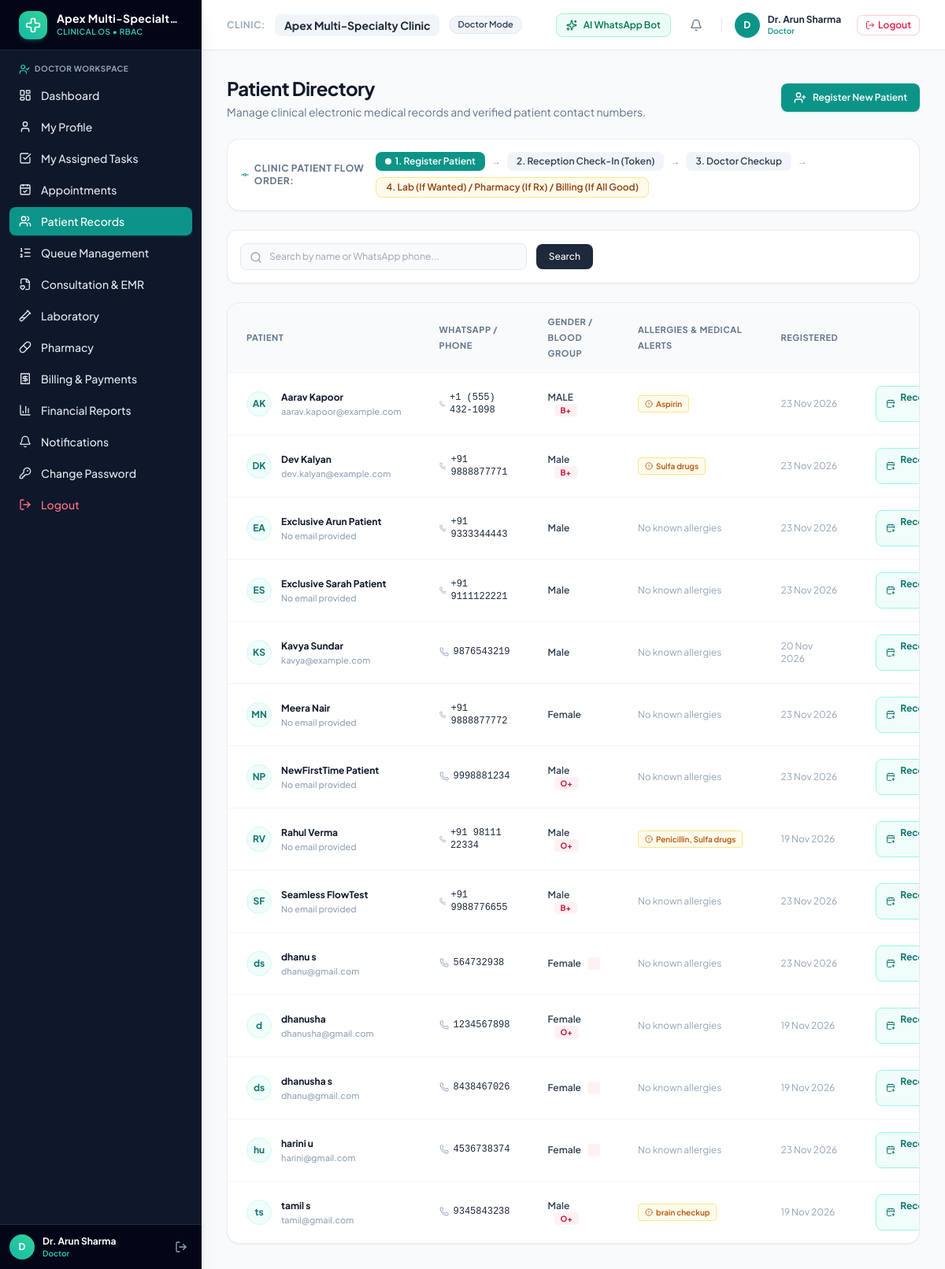
/patients/ (signed in), run on an earlier commit of the app's database.
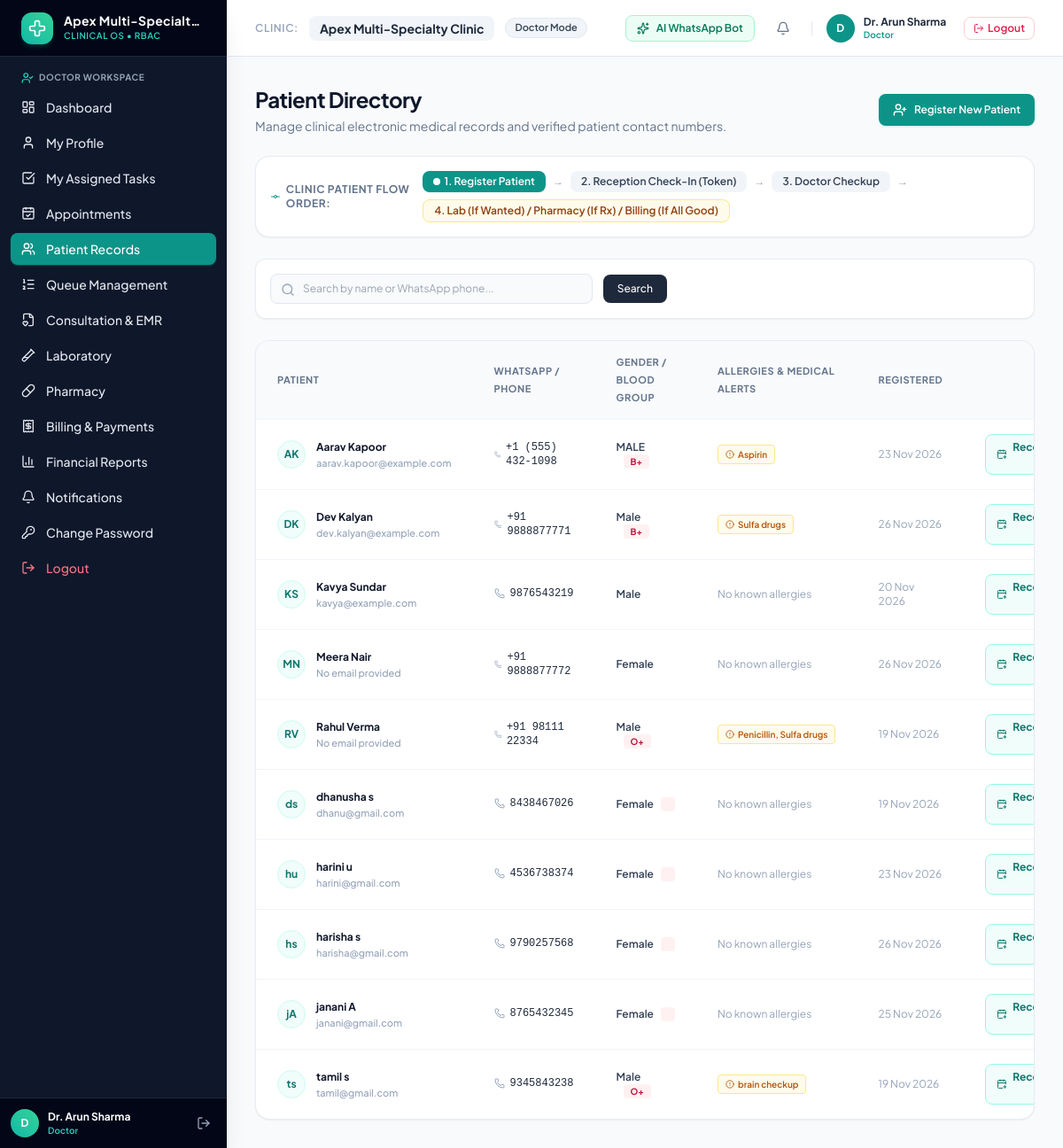
And on a later commit of the database.
### apps/patients/models.py (models this page shows, shortened)
class Patient(TimeStampedModel):
    GENDER_CHOICES = [
        ('M', 'Male'),
        ('F', 'Female'),
        ('O', 'Other'),
    ]
    BLOOD_GROUPS = [
        ('A+', 'A+'), ('A-', 'A-'),
        ('B+', 'B+'), ('B-', 'B-'),
        ('AB+', 'AB+'), ('AB-', 'AB-'),
        ('O+', 'O+'), ('O-', 'O-'),
        ('UNKNOWN', 'Unknown'),
    ]
    clinic = models.ForeignKey('clinics.Clinic', on_delete=models.CASCADE, related_name='patients')
    user = models.OneToOneField(User, on_delete=models.SET_NULL, null=True, blank=True, related_name='patient_record')
    patient_id = models.CharField(max_length=30, blank=True, db_index=True, help_text="Unique Patient MRN ID")
    first_name = models.CharField(max_length=100)
    last_name = models.CharField(max_length=100, blank=True)
    phone = models.CharField(max_length=20, db_index=True)
    email = models.EmailField(blank=True)
    date_of_birth = models.DateField(null=True, blank=True)
    gender = models.CharField(max_length=1, choices=GENDER_CHOICES, default='M')
    blood_group = models.CharField(max_length=10, choices=BLOOD_GROUPS, default='UNKNOWN')
    address = models.TextField(blank=True)
    emergency_contact_name = models.CharField(max_length=100, blank=True)
    emergency_contact_phone = models.CharField(max_length=20, blank=True)
    allergies = models.TextField(blank=True)
    chronic_conditions = models.TextField(blank=True)
    medical_notes = models.TextField(blank=True)
    @property
    def full_name(self):
        return f"{self.first_name} {self.last_name}".strip()
    class Meta:
        ordering = ['first_name', 'last_name']
        unique_together = ('clinic', 'phone')

### apps/patients/views.py (the view, shortened to what this page needs)
# urls.py: path('', patient_list, name='list'),
@role_required(['SUPER_ADMIN', 'CLINIC_ADMIN', 'DOCTOR', 'RECEPTIONIST', 'NURSE', 'PHARMACIST', 'LAB_TECH', 'ACCOUNTANT'])
def patient_list(request):
    clinic = Clinic.objects.first()
    search = request.GET.get('q', '').strip()
    patients = Patient.objects.filter(clinic=clinic)
    return render(request, 'patients/list.html', {
        'patients': patients,
        'search': search,
        'clinic': clinic
    })

### templates/patients/list.html (shortened to what the changed rows need)
{% extends 'base.html' %}
{% block content %}
<div class="space-y-6">
    <div class="flex flex-col sm:flex-row sm:items-center sm:justify-between gap-4">
        <div>
            <h2 class="text-2xl font-bold text-slate-900 tracking-tight">Patient Directory</h2>
        </div>
    </div>
    <div class="bg-white rounded-2xl border border-slate-200/80 shadow-sm overflow-hidden">
        <div class="overflow-x-auto">
            <table class="w-full text-left text-sm">
                <thead class="bg-slate-50 text-[11px] uppercase tracking-wider text-slate-500 font-semibold border-b border-slate-100">
                    <tr>
                        <th class="px-6 py-3.5">Patient</th>
                        <th class="px-6 py-3.5">WhatsApp / Phone</th>
                        <th class="px-6 py-3.5">Gender / Blood Group</th>
                        <th class="px-6 py-3.5">Allergies & Medical Alerts</th>
                        <th class="px-6 py-3.5">Registered</th>
                        <th class="px-6 py-3.5 text-right">Actions</th>
                    </tr>
                </thead>
                <tbody class="divide-y divide-slate-100">
                    {% for patient in patients %}
                    <tr class="hover:bg-slate-50/60 transition">
                        <td class="px-6 py-4 font-medium text-slate-900">
                            <div class="flex items-center gap-3">
                                <div class="w-8 h-8 rounded-full bg-teal-50 text-teal-700 flex items-center justify-center text-xs font-bold border border-teal-100">
                                    {{ patient.first_name|first }}{{ patient.last_name|first }}
                                </div>
                                <div>
                                    <a href="{% url 'patients:detail' patient.id %}" class="font-bold text-slate-900 text-xs hover:text-teal-600 transition" title="View Medical History">{{ patient.full_name }}</a>
                                    <p class="text-[11px] text-slate-400">{{ patient.email|default:"No email provided" }}</p>
                                </div>
                            </div>
                        </td>
                        <td class="px-6 py-4 text-xs font-mono font-medium text-slate-800">
                            <span class="inline-flex items-center gap-1.5">
                                <i data-lucide="phone" class="w-3 h-3 text-slate-400"></i>
                                {{ patient.phone }}
                            </span>
                        </td>
                        <td class="px-6 py-4 text-xs text-slate-700">
                            <span class="font-semibold">{{ patient.get_gender_display }}</span>
                            {% if patient.blood_group != 'UNKNOWN' %}
                            <span class="ml-2 px-2 py-0.5 rounded bg-rose-50 text-rose-700 font-bold text-[10px]">{{ patient.blood_group }}</span>
                            {% endif %}
                        </td>
                        <td class="px-6 py-4 text-xs text-slate-600 max-w-xs truncate">
                            {% if patient.allergies %}
                            <span class="inline-flex items-center gap-1 text-amber-700 bg-amber-50 px-2 py-0.5 rounded text-[10px] font-semibold border border-amber-200">
                                <i data-lucide="alert-circle" class="w-2.5 h-2.5"></i> {{ patient.allergies }}
                            </span>
                            {% else %}
                            <span class="text-slate-400 text-xs">No known allergies</span>
                            {% endif %}
                        </td>
                        <td class="px-6 py-4 text-xs text-slate-400">
                            {{ patient.created_at|date:"d M Y" }}
                        </td>
                        <td class="px-6 py-4 text-right">
                            <div class="inline-flex items-center gap-2 justify-end">
                                <a href="{% url 'appointments:list' %}?patient_id={{ patient.id }}&open_booking=1" class="inline-flex items-center gap-1 text-xs font-bold text-teal-700 hover:text-white bg-teal-50 hover:bg-teal-600 px-3 py-1.5 rounded-lg border border-teal-200 transition" title="Go to Reception & Check-In">
                                    <i data-lucide="calendar-plus" class="w-3.5 h-3.5"></i> Reception &rarr;
                                </a>
                            </div>
                        </td>
                    </tr>
                    {% empty %}
                    <tr>
                        <td colspan="6" class="px-6 py-12 text-center text-sm text-slate-500">
                            No patients found. Click Register Patient to add one.
                        </td>
                    </tr>
                    {% endfor %}
                </tbody>
            </table>
        </div>
    </div>
</div>
{% endblock %}

What changed in the data, as far as the page shows it:
removed Patient: first_name|first "D", last_name|first "K", full_name "Dev Kalyan", email "dev.kalyan@example.com", phone "+91 9888877771", gender "Male", blood_group "B+", allergies "Sulfa drugs", created_at "23 Nov 2026"
removed Patient: first_name|first "E", last_name|first "A", full_name "Exclusive Arun Patient", email "No email provided", phone "+91 9333344443", gender "Male", allergies "No known allergies", created_at "23 Nov 2026"
removed Patient: first_name|first "E", last_name|first "S", full_name "Exclusive Sarah Patient", email "No email provided", phone "+91 9111122221", gender "Male", allergies "No known allergies", created_at "23 Nov 2026"
removed Patient: first_name|first "M", last_name|first "N", full_name "Meera Nair", email "No email provided", phone "+91 9888877772", gender "Female", allergies "No known allergies", created_at "23 Nov 2026"
removed Patient: first_name|first "N", last_name|first "P", full_name "NewFirstTime Patient", email "No email provided", phone "9998881234", gender "Male", blood_group "O+", allergies "No known allergies", created_at "23 Nov 2026"
removed Patient: first_name|first "S", last_name|first "F", full_name "Seamless FlowTest", email "No email provided", phone "+91 9988776655", gender "Male", blood_group "B+", allergies "No known allergies", created_at "23 Nov 2026"
removed Patient: first_name|first "d", last_name|first "s", full_name "dhanu s", email "dhanu@gmail.com", phone "564732938", gender "Female", allergies "No known allergies", created_at "23 Nov 2026"
removed Patient: first_name|first "d", full_name "dhanusha", email "dhanusha@gmail.com", phone "1234567898", gender "Female", blood_group "O+", allergies "No known allergies", created_at "19 Nov 2026"
added Patient: first_name|first "D", last_name|first "K", full_name "Dev Kalyan", email "dev.kalyan@example.com", phone "+91 9888877771", gender "Male", blood_group "B+", allergies "Sulfa drugs", created_at "26 Nov 2026"
added Patient: first_name|first "M", last_name|first "N", full_name "Meera Nair", email "No email provided", phone "+91 9888877772", gender "Female", allergies "No known allergies", created_at "26 Nov 2026"
added Patient: first_name|first "h", last_name|first "s", full_name "harisha s", email "harisha@gmail.com", phone "9790257568", gender "Female", allergies "No known allergies", created_at "26 Nov 2026"
added Patient: first_name|first "j", last_name|first "A", full_name "janani A", email "janani@gmail.com", phone "8765432345", gender "Female", allergies "No known allergies", created_at "25 Nov 2026"
